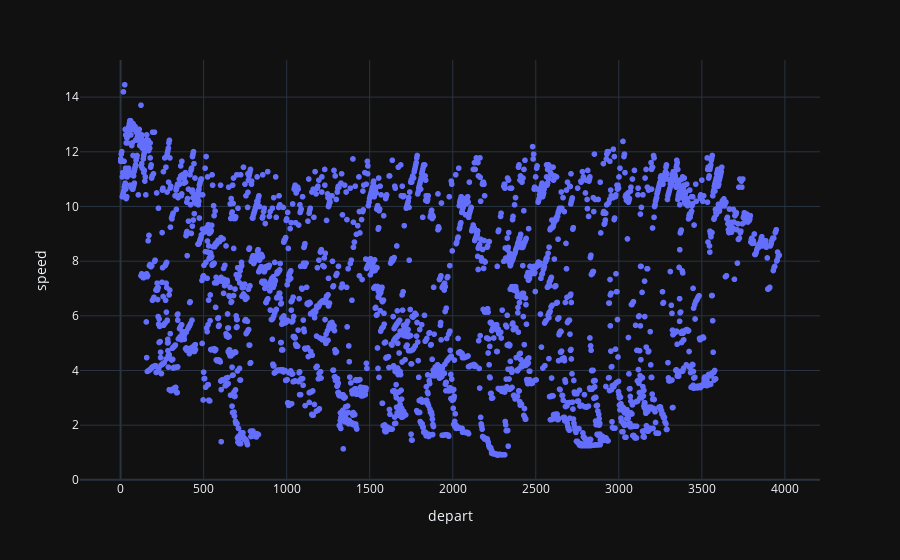

Notebook cell for this chart:
### Code cell
baseline["speed"] = baseline["routeLength"]/baseline["duration"]
fig = px.scatter(baseline, x="depart", y="speed")
fig.show()

### Figure 1 — Plotly figure (JSON) as saved in the notebook; plotly's stock layout.template omitted (floating-point values rounded to 4 significant figures; data arrays with more than 128 entries replaced by an {"elided": "..."} marker saying what was removed)
{"data": [{"hovertemplate": "depart=%{x}<br>speed=%{y}<extra></extra>", "legendgroup": "", "marker": {"color": "#636efa", "symbol": "circle"}, "mode": "markers", "name": "", "showlegend": false, "x": {"elided": "3524 float values"}, "xaxis": "x", "y": {"elided": "3524 float values"}, "yaxis": "y", "type": "scattergl"}], "layout": {"xaxis": {"anchor": "y", "domain": [0.0, 1.0], "title": {"text": "depart"}}, "yaxis": {"anchor": "x", "domain": [0.0, 1.0], "title": {"text": "speed"}}, "legend": {"tracegroupgap": 0}, "margin": {"t": 60}}}
